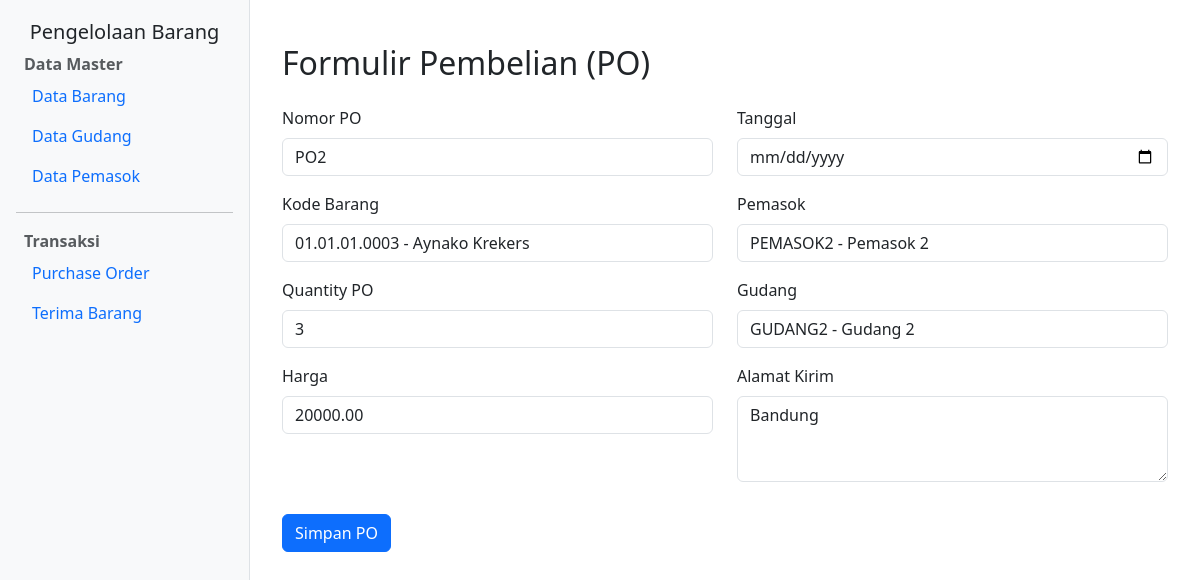
Screenshot of /po/update/9/ with the database file from the repository.
### app_barang/models.py (models this page shows, shortened)
class PO(models.Model):
    nomor_po = models.CharField(max_length=50, unique=True, null=False, blank=False)
    tanggal = models.DateField(null=False, blank=False)
    pemasok = models.ForeignKey(Pemasok, on_delete=models.PROTECT, null=False)
    gudang = models.ForeignKey(Gudang, on_delete=models.PROTECT, null=False)
    alamat_kirim = models.TextField(null=False, blank=False)
    kode_barang = models.ForeignKey(Barang, on_delete=models.PROTECT, null=False)
    qty_po = models.PositiveIntegerField(null=False)
    harga = models.DecimalField(max_digits=12, decimal_places=2, null=False)
    qty_terima = models.PositiveIntegerField(default=0)

### app_barang/views.py (the view)
# urls.py: path('po/update/<int:pk>/', views.po_update, name='po_update'),
def po_update(request, pk):
    po = get_object_or_404(PO, pk=pk)
    if request.method == 'POST':
        form = POForm(request.POST, instance=po)
        if form.is_valid():
            form.save()
            return redirect('po_list')
    else:
        form = POForm(instance=po)
    return render(request, 'app_barang/po/po_form.html', {'form': form})

### app_barang/forms.py
class POForm(forms.ModelForm):
    class Meta:
        model = PO
        fields = ['nomor_po', 'tanggal', 'pemasok', 'gudang', 'alamat_kirim', 'kode_barang', 'qty_po', 'harga']
        widgets = {
            'nomor_po': forms.TextInput(attrs={'class': 'form-control'}),
            'tanggal': forms.DateInput(attrs={'class': 'form-control', 'type': 'date'}),
            'pemasok': forms.Select(attrs={'class': 'form-control'}),
            'gudang': forms.Select(attrs={'class': 'form-control'}),
            'alamat_kirim': forms.Textarea(attrs={'class': 'form-control', 'rows': 3, 'readonly':'readonly'}),
            'kode_barang': forms.Select(attrs={'class': 'form-control'}),
            'qty_po': forms.NumberInput(attrs={'class': 'form-control'}),
            'harga': forms.NumberInput(attrs={'class': 'form-control'}),
        }
    kode_barang = forms.ModelChoiceField(
        queryset=Barang.objects.filter(tipe='D'),
        empty_label="Pilih Barang",
        widget=forms.Select(attrs={'class': 'form-control'})
    )

### app_barang/models.py (called while the page is built)
    def __str__(self):
        return f"{self.kode} - {self.nama}"

    def __str__(self):
        return f"{self.kode} - {self.nama}"

    def __str__(self):
        return f"{self.kode} - {self.nama}"

### app_barang/templates/app_barang/po/po_form.html (shortened to what this page needs)
{% extends 'app_barang/layout/base.html' %}
{% block content %}
<div class="container mt-4">
  <h2>Formulir Pembelian (PO)</h2>
  <form method="post" class="mt-4">
    <div class="row mb-3">
      <div class="col-md-6">
        <label for="id_nomor_po" class="form-label">Nomor PO</label>
        {{ form.nomor_po }}
      </div>
      <div class="col-md-6">
        <label for="id_tanggal" class="form-label">Tanggal</label>
        {{ form.tanggal }}
      </div>
    </div>
    <div class="row">
      <div class="col-md-6">
        <div class="mb-3">
          <label for="id_kode_barang" class="form-label">Kode Barang</label>
          {{ form.kode_barang }}
        </div>
        <div class="mb-3">
          <label for="id_qty_po" class="form-label">Quantity PO</label>
          {{ form.qty_po }}
        </div>
        <div class="mb-3">
          <label for="id_harga" class="form-label">Harga</label>
          {{ form.harga }}
        </div>
      </div>
      <div class="col-md-6">
        <div class="mb-3">
          <label for="id_pemasok" class="form-label">Pemasok</label>
          {{ form.pemasok }}
        </div>
        <div class="mb-3">
          <label for="id_gudang" class="form-label">Gudang</label>
          {{ form.gudang }}
        </div>
        <div class="mb-3">
          <label for="id_alamat_kirim" class="form-label">Alamat Kirim</label>
          {{ form.alamat_kirim }}
        </div>
      </div>
    </div>
    <button type="submit" class="btn btn-primary mt-3">Simpan PO</button>
  </form>
</div>
{% endblock %}

### app_barang/templates/app_barang/layout/base.html (style rules this page uses)
body { min-height: 100vh; display: flex; }

### rows the page displays
PO: nomor_po "PO2", kode_barang "01.01.01.0003 - Aynako Krekers", qty_po "3", harga "20000.00", pemasok "PEMASOK2 - Pemasok 2", gudang "GUDANG2 - Gudang 2", alamat_kirim "Bandung"
